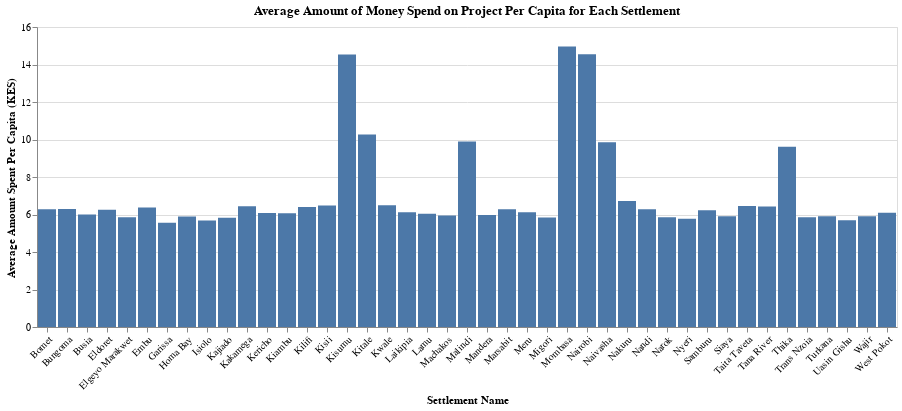

Write notebook code for a chart like this one.
### Code cell
df_result = df.groupby('Settlement Name')[['Project Budget (KES)', 'Population']].sum().reset_index()

# 2. Divide `Project Budget (KES)` by `Population` to get the per capita spending
df_result['Per Capita Spending'] = df_result['Project Budget (KES)'] / df_result['Population']

# 3. Sort the dataframe in descending order of the per capita spending
df_result = df_result.sort_values(by='Per Capita Spending', ascending=False)

# 4. Display the first 5 rows of the sorted dataframe
print(df_result.head().to_markdown(index=False, numalign="left", stralign="left"))

# 5. Create a bar chart with `Settlement Name` on x-axis and per capita spending on y-axis
chart = alt.Chart(df_result).mark_bar().encode(
    x=alt.X('Settlement Name:N', axis=alt.Axis(labelAngle=-45)),  # 6. Keep the X-labels at 45 degree angle
    y=alt.Y('Per Capita Spending:Q', title='Average Amount Spent Per Capita (KES)'),
    tooltip = ['Settlement Name', 'Per Capita Spending']
).properties(
    title='Average Amount of Money Spend on Project Per Capita for Each Settlement'  # 7. Add title to the chart
).interactive()
chart

### Figure 1 — Vega-Lite specification as saved in the notebook (floating-point values rounded to 4 significant figures)
{"config": {"view": {"continuousWidth": 300, "continuousHeight": 300}}, "data": {"name": "data-a201cdee649f6a3097580b7eaced022a"}, "mark": {"type": "bar"}, "encoding": {"tooltip": [{"field": "Settlement Name", "type": "nominal"}, {"field": "Per Capita Spending", "type": "quantitative"}], "x": {"axis": {"labelAngle": -45}, "field": "Settlement Name", "type": "nominal"}, "y": {"field": "Per Capita Spending", "title": "Average Amount Spent Per Capita (KES)", "type": "quantitative"}}, "params": [{"name": "param_4", "select": {"type": "interval", "encodings": ["x", "y"]}, "bind": "scales"}], "title": "Average Amount of Money Spend on Project Per Capita for Each Settlement", "$schema": "https://vega.github.io/schema/vega-lite/v5.20.1.json", "datasets": {"data-a201cdee649f6a3097580b7eaced022a": [{"Settlement Name": "Mombasa", "Project Budget (KES)": 95040000.0, "Population": 6353638, "Per Capita Spending": 14.96}, {"Settlement Name": "Nairobi", "Project Budget (KES)": 68660000.0, "Population": 4719751, "Per Capita Spending": 14.55}, {"Settlement Name": "Kisumu", "Project Budget (KES)": 88370000.0, "Population": 6079418, "Per Capita Spending": 14.54}, {"Settlement Name": "Kitale", "Project Budget (KES)": 64900000.0, "Population": 6324398, "Per Capita Spending": 10.26}, {"Settlement Name": "Malindi", "Project Budget (KES)": 55640000.0, "Population": 5621043, "Per Capita Spending": 9.898}, {"Settlement Name": "Naivasha", "Project Budget (KES)": 54470000.0, "Population": 5524840, "Per Capita Spending": 9.859}, {"Settlement Name": "Thika", "Project Budget (KES)": 55820000.0, "Population": 5804701, "Per Capita Spending": 9.616}, {"Settlement Name": "Nakuru", "Project Budget (KES)": 37380000.0, "Population": 5562339, "Per Capita Spending": 6.72}, {"Settlement Name": "Kwale", "Project Budget (KES)": 39290000.0, "Population": 6046483, "Per Capita Spending": 6.498}, {"Settlement Name": "Kisii", "Project Budget (KES)": 34210000.0, "Population": 5277030, "Per Capita Spending": 6.482}, {"Settlement Name": "Taita Taveta", "Project Budget (KES)": 36050000.0, "Population": 5584661, "Per Capita Spending": 6.455}, {"Settlement Name": "Kakamega", "Project Budget (KES)": 34120000.0, "Population": 5292825, "Per Capita Spending": 6.446}, {"Settlement Name": "Tana River", "Project Budget (KES)": 39020000.0, "Population": 6074254, "Per Capita Spending": 6.424}, {"Settlement Name": "Kilifi", "Project Budget (KES)": 41520000.0, "Population": 6482757, "Per Capita Spending": 6.405}, {"Settlement Name": "Embu", "Project Budget (KES)": 41280000.0, "Population": 6481016, "Per Capita Spending": 6.369}, {"Settlement Name": "Bungoma", "Project Budget (KES)": 35950000.0, "Population": 5714113, "Per Capita Spending": 6.292}, {"Settlement Name": "Marsabit", "Project Budget (KES)": 35990000.0, "Population": 5725249, "Per Capita Spending": 6.286}, {"Settlement Name": "Bomet", "Project Budget (KES)": 38280000.0, "Population": 6095862, "Per Capita Spending": 6.28}, {"Settlement Name": "Nandi", "Project Budget (KES)": 34930000.0, "Population": 5567387, "Per Capita Spending": 6.274}, {"Settlement Name": "Eldoret", "Project Budget (KES)": 35310000.0, "Population": 5641254, "Per Capita Spending": 6.26}, {"Settlement Name": "Samburu", "Project Budget (KES)": 39970000.0, "Population": 6417129, "Per Capita Spending": 6.229}, {"Settlement Name": "Meru", "Project Budget (KES)": 41140000.0, "Population": 6719558, "Per Capita Spending": 6.122}, {"Settlement Name": "Laikipia", "Project Budget (KES)": 40420000.0, "Population": 6607465, "Per Capita Spending": 6.118}, {"Settlement Name": "West Pokot", "Project Budget (KES)": 40020000.0, "Population": 6567854, "Per Capita Spending": 6.093}, {"Settlement Name": "Kericho", "Project Budget (KES)": 39400000.0, "Population": 6482905, "Per Capita Spending": 6.078}, {"Settlement Name": "Kiambu", "Project Budget (KES)": 35420000.0, "Population": 5838019, "Per Capita Spending": 6.067}, {"Settlement Name": "Lamu", "Project Budget (KES)": 36080000.0, "Population": 5976578, "Per Capita Spending": 6.038}, {"Settlement Name": "Busia", "Project Budget (KES)": 32510000.0, "Population": 5414193, "Per Capita Spending": 6.004}, {"Settlement Name": "Mandera", "Project Budget (KES)": 26680000.0, "Population": 4470220, "Per Capita Spending": 5.968}, {"Settlement Name": "Machakos", "Project Budget (KES)": 31440000.0, "Population": 5286375, "Per Capita Spending": 5.947}, {"Settlement Name": "Wajir", "Project Budget (KES)": 34250000.0, "Population": 5796576, "Per Capita Spending": 5.909}, {"Settlement Name": "Siaya", "Project Budget (KES)": 40860000.0, "Population": 6918549, "Per Capita Spending": 5.905}, {"Settlement Name": "Turkana", "Project Budget (KES)": 27860000.0, "Population": 4719927, "Per Capita Spending": 5.903}, {"Settlement Name": "Homa Bay", "Project Budget (KES)": 36830000.0, "Population": 6249806, "Per Capita Spending": 5.892}, {"Settlement Name": "Trans Nzoia", "Project Budget (KES)": 31980000.0, "Population": 5458580, "Per Capita Spending": 5.859}, {"Settlement Name": "Narok", "Project Budget (KES)": 37010000.0, "Population": 6321865, "Per Capita Spending": 5.855}, {"Settlement Name": "Elgeyo Marakwet", "Project Budget (KES)": 27050000.0, "Population": 4625425, "Per Capita Spending": 5.849}, {"Settlement Name": "Migori", "Project Budget (KES)": 36560000.0, "Population": 6255285, "Per Capita Spending": 5.845}, {"Settlement Name": "Kajiado", "Project Budget (KES)": 30510000.0, "Population": 5241645, "Per Capita Spending": 5.821}, {"Settlement Name": "Nyeri", "Project Budget (KES)": 32420000.0, "Population": 5621727, "Per Capita Spending": 5.768}, {"Settlement Name": "Uasin Gishu", "Project Budget (KES)": 34750000.0, "Population": 6110417, "Per Capita Spending": 5.687}, {"Settlement Name": "Isiolo", "Project Budget (KES)": 34330000.0, "Population": 6042679, "Per Capita Spending": 5.682}, {"Settlement Name": "Garissa", "Project Budget (KES)": 35100000.0, "Population": 6315425, "Per Capita Spending": 5.557}]}}
